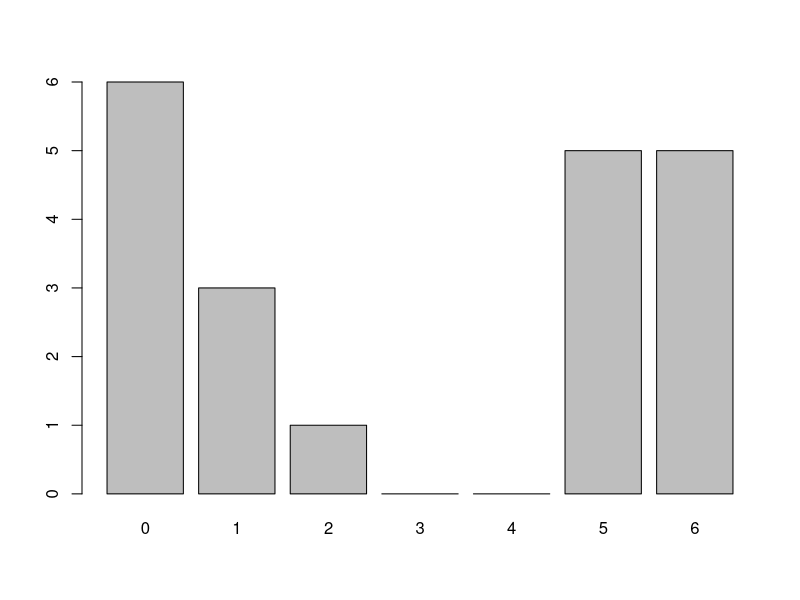
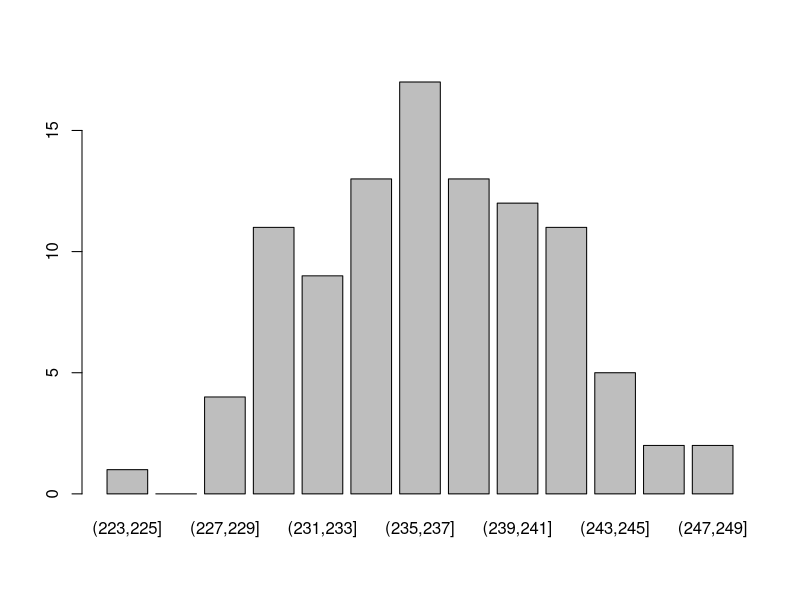
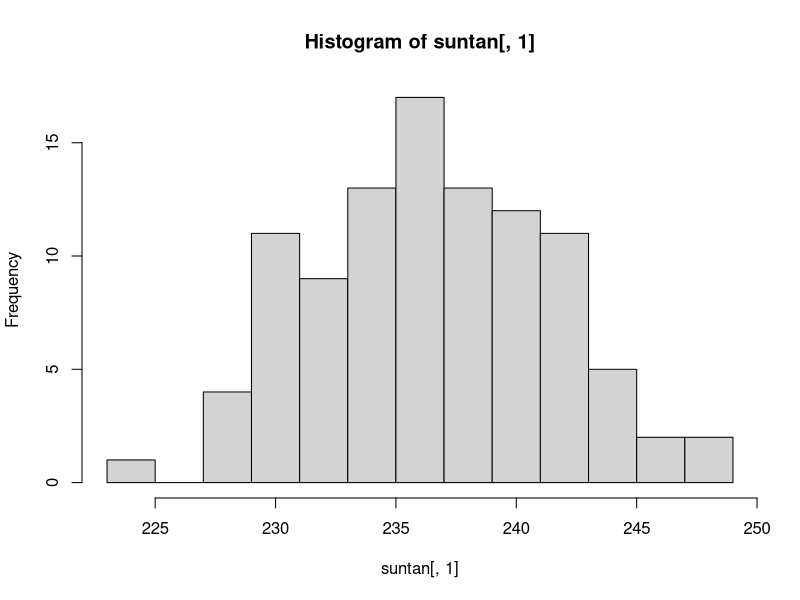
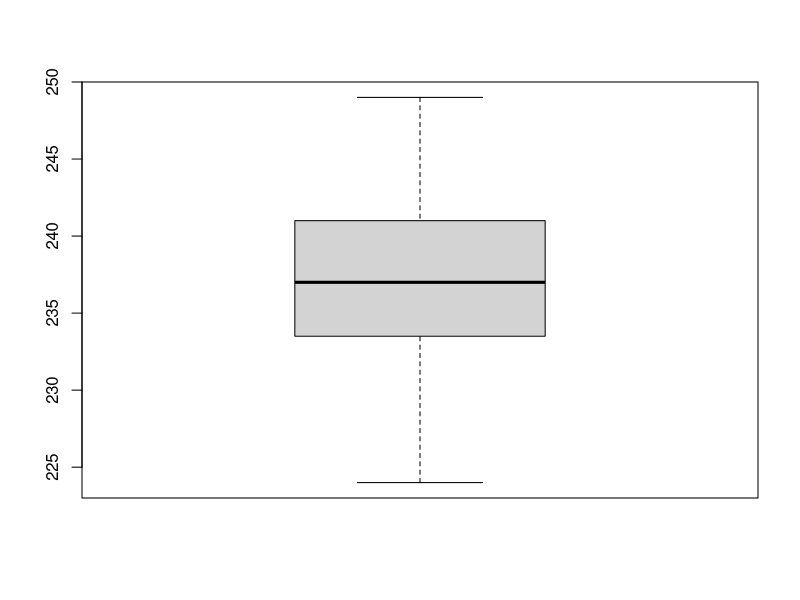

These charts were generated, in order, by the following R code:
setwd("//home.org.aalto.fi/savelaj3/data/Documents/R/Intr_to_stat_infer") #koulun kone

#### 2 ####

POINTS = c(6, 0, 0, 2, 1, 0, 5, 5, 0, 6, 5, 0, 1, 5, 6, 5, 1, 6, 6, 0)

# a)

freq <- table(factor(POINTS, levels = 0:6))

barplot(freq)

# pointsTable = table(POINTS)

# barplot(pointsTable)

# b)

p_mean = mean(POINTS)

p_std = sd(POINTS)

p_var = p_std^2

p_min = min(POINTS)

p_max = max(POINTS)

p_range = range(POINTS)

p_median = median(POINTS)

p_mode = as.numeric(names(freq[which.max(unname(freq))]))


#### 3 ####


suntan <- read.table("E2SUNTAN.txt", header = T)
# View(suntan)

# a)

range(suntan)

sun.breaks = seq(range(suntan)[1]-1, range(suntan)[2]+1, by=2)

suntan.cut = cut(suntan[,1], sun.breaks, right=T)
suntan.cut

barplot(table(suntan.cut))

hist(suntan[,1], breaks = sun.breaks)

# b)

suntan.table = table(suntan)

suntan.mean = mean(suntan[,1])
suntan.var = var(suntan[,1])
suntan.std = sd(suntan[,1])
suntan.min = min(suntan[,1])
suntan.max = max(suntan[,1])
suntan.median = median(suntan[,1])
suntan.mad = mad(suntan[,1])
suntan.mode = as.numeric(names(suntan.table[which.max(unname(suntan.table))]))

suntan.skew = 1/length(suntan[,1]) * sum((suntan[,1] - suntan.mean)^3) / suntan.std^3

suntan.kur = 1/length(suntan[,1]) * sum((suntan[,1] - suntan.mean)^4) / suntan.std^4

# c)

boxplot(suntan)

